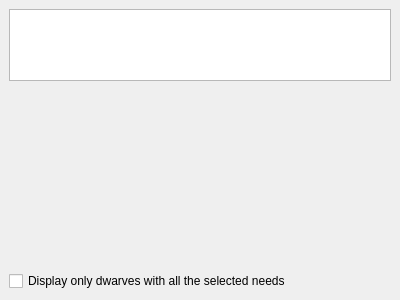
<?xml version="1.0" encoding="UTF-8"?>
<ui version="4.0">
 <class>NeedsDock</class>
 <widget class="QDockWidget" name="NeedsDock">
  <property name="geometry">
   <rect>
    <x>0</x>
    <y>0</y>
    <width>400</width>
    <height>300</height>
   </rect>
  </property>
  <property name="windowTitle">
   <string>Needs</string>
  </property>
  <widget class="QWidget" name="contents">
   <layout class="QVBoxLayout" name="verticalLayout">
    <item>
     <widget class="QTreeView" name="focus_view">
      <property name="sizePolicy">
       <sizepolicy hsizetype="Expanding" vsizetype="Minimum">
        <horstretch>0</horstretch>
        <verstretch>0</verstretch>
       </sizepolicy>
      </property>
      <property name="sizeAdjustPolicy">
       <enum>QAbstractScrollArea::AdjustToContents</enum>
      </property>
     </widget>
    </item>
    <item>
     <widget class="SearchFilterTreeView" name="need_view" native="true">
      <property name="sizePolicy">
       <sizepolicy hsizetype="Minimum" vsizetype="MinimumExpanding">
        <horstretch>0</horstretch>
        <verstretch>0</verstretch>
       </sizepolicy>
      </property>
     </widget>
    </item>
    <item>
     <widget class="QCheckBox" name="match_all_checkbox">
      <property name="toolTip">
       <string>&lt;html&gt;&lt;head/&gt;&lt;body&gt;&lt;p&gt;If checked filter dwarves that match &lt;span style=&quot; font-style:italic;&quot;&gt;all&lt;/span&gt; the selected needs, otherwise filter dwarves that match &lt;span style=&quot; font-style:italic;&quot;&gt;any&lt;/span&gt; of them.&lt;/p&gt;&lt;/body&gt;&lt;/html&gt;</string>
      </property>
      <property name="text">
       <string>Display only dwarves with all the selected needs</string>
      </property>
     </widget>
    </item>
   </layout>
  </widget>
 </widget>
 <customwidgets>
  <customwidget>
   <class>SearchFilterTreeView</class>
   <extends>QWidget</extends>
   <header>searchfiltertreeview.h</header>
   <container>1</container>
  </customwidget>
 </customwidgets>
 <resources/>
 <connections/>
</ui>
